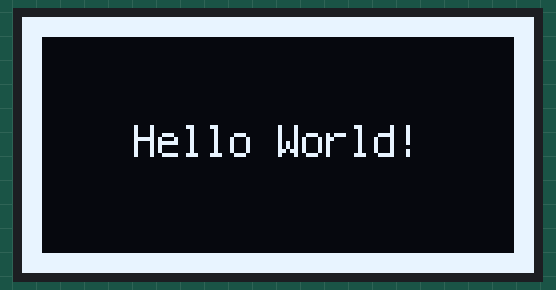
Bench run of a program on a simulated CircuitPython board. On the bench: 128×64 one-colour display.

Above: at 0.1 s.

The program:

code.py
```python
import board
import displayio
import terminalio
from adafruit_display_text import label
import adafruit_displayio_ssd1306


displayio.release_displays()

#oled_reset = board.D9

i2c = board.I2C()

display_bus = displayio.I2CDisplay(i2c,device_address=0x3d)
#display_bus = displayio.I2CDisplay(i2c, device_address=0x3d, reset=oled_reset)

WIDTH = 128
HEIGHT = 64
BORDER = 5

display = adafruit_displayio_ssd1306.SSD1306(display_bus, width=WIDTH, height=HEIGHT)

# Make the display context
splash = displayio.Group()
display.show(splash)

color_bitmap = displayio.Bitmap(WIDTH, HEIGHT, 1)
color_palette = displayio.Palette(1)
color_palette[0] = 0xFFFFF # White

bg_sprite = displayio.TileGrid(color_bitmap, pixel_shader=color_palette, x=0, y=0)
splash.append(bg_sprite)

# Draw a smaller inner rectangle
inner_bitmap = displayio.Bitmap(WIDTH-BORDER*2, HEIGHT-BORDER*2, 1)
inner_palette = displayio.Palette(1)
inner_palette[0] = 0x000000 # Black
inner_sprite = displayio.TileGrid(inner_bitmap,
                                  pixel_shader=inner_palette,
                                  x=BORDER, y=BORDER)
splash.append(inner_sprite)

# Draw a label
text = "Hello World!"
text_area = label.Label(terminalio.FONT, text=text, color=0xFFFFFF, x=28, y=HEIGHT//2-1)
splash.append(text_area)

while True:
    pass
```
